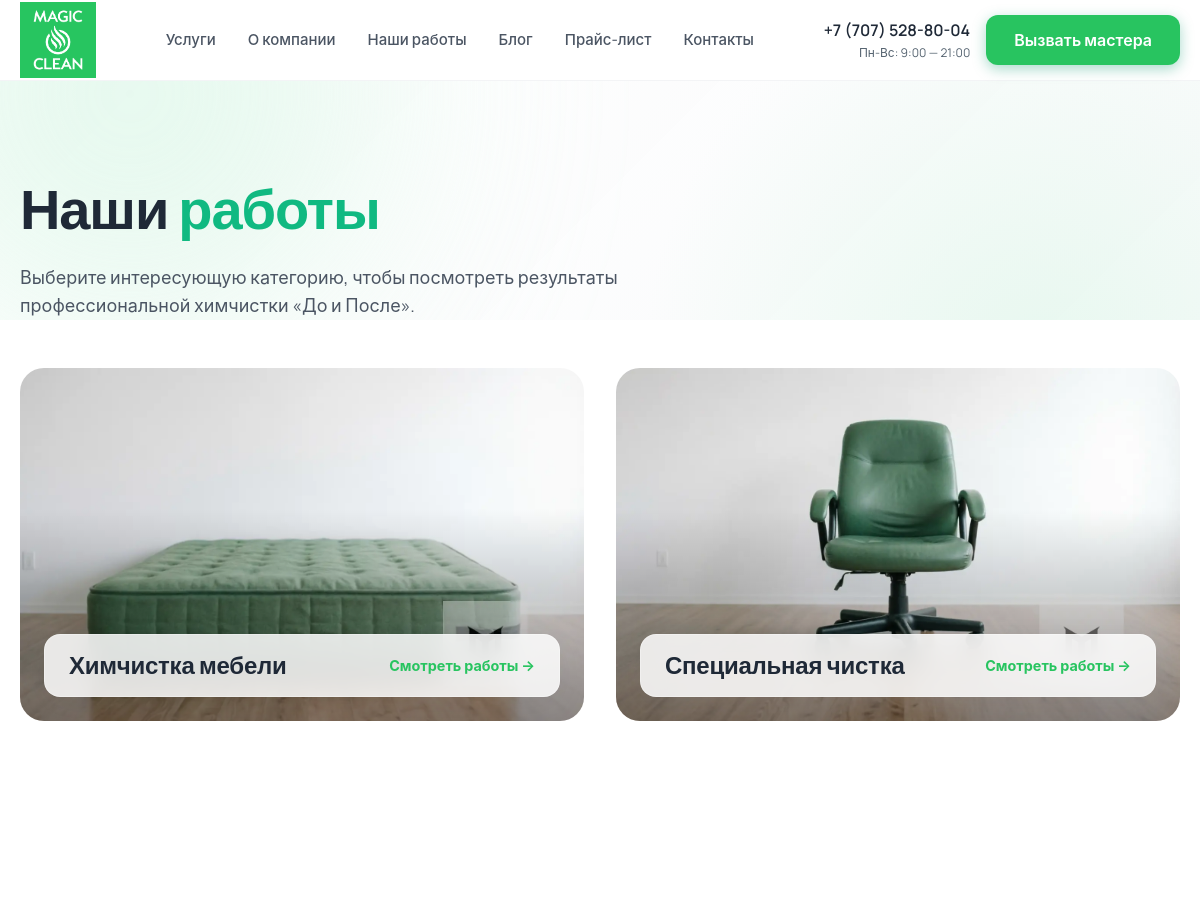
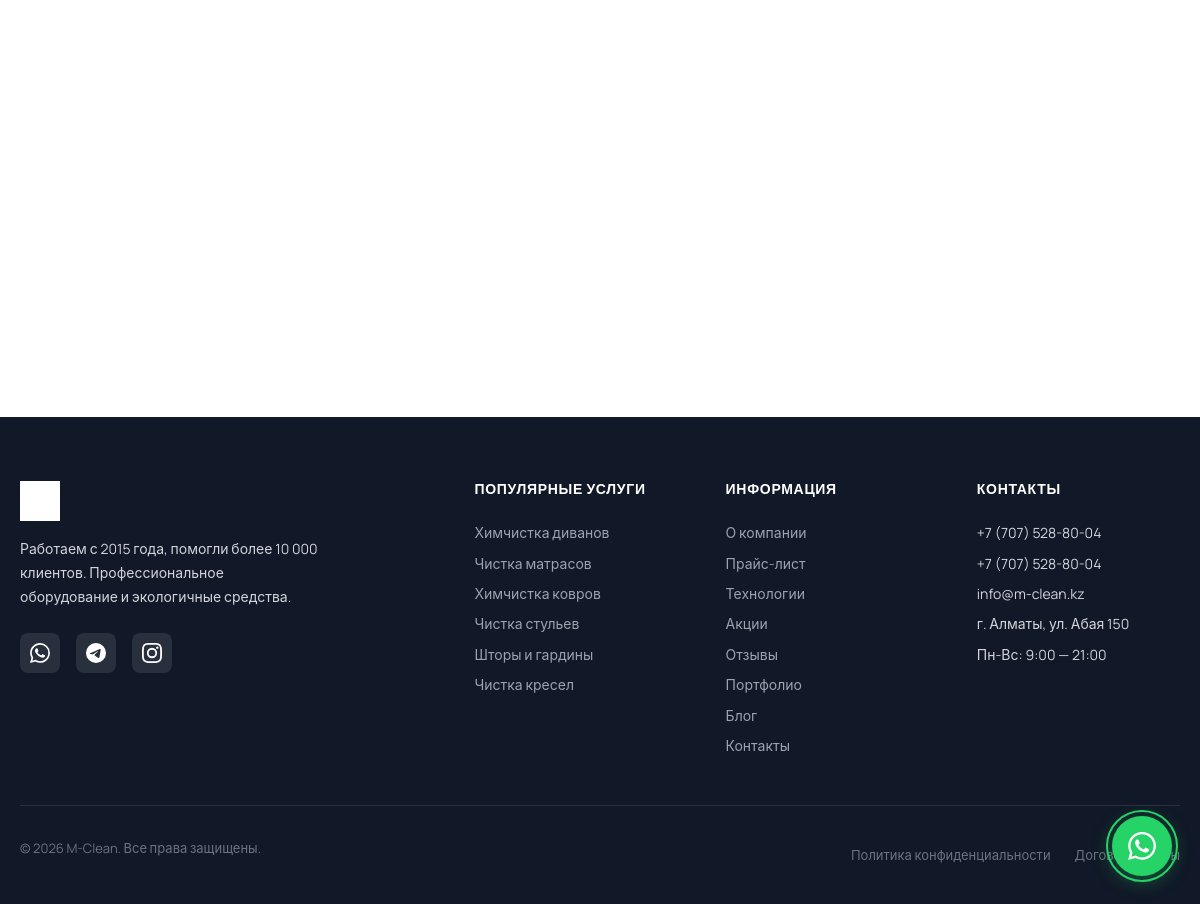
The page /portfolio/ on the database its author committed (2 pictures, top to bottom).
### core/models.py (models this page shows, shortened)
class SiteSettings(models.Model):
    logo = models.ImageField(
        "Логотип",
        upload_to="branding/",
        blank=True,
        help_text="Основной логотип (для хедера)"
    )
    logo_footer = models.ImageField(
        "Логотип для футера",
        upload_to="branding/",
        blank=True,
        help_text="Белый/светлый логотип для тёмного футера"
    )
    favicon = models.ImageField(
        "Favicon",
        upload_to="branding/",
        blank=True,
        help_text="Иконка сайта (PNG, 32x32)"
    )
    hero_image = models.ImageField(
        "Фото Hero (справа)",
        upload_to="branding/",
        blank=True,
        help_text="Главное фото справа на первом экране (рекомендуется 600x500)"
    )
    hero_title = models.TextField(
        "Заголовок Hero (H1)",
        blank=True,
        help_text="HTML-разрешён. Например: Профессиональная<br><span>химчистка мебели</span><br>в Алматы"
    )
    hero_subtitle = models.TextField(
        "Подзаголовок Hero",
        blank=True,
        help_text="Текст под заголовком. Например: Вернём вашей мебели первозданный вид за 2 часа."
    )
    company_name = models.CharField(
        "Название компании",
        max_length=100,
        default="M-Clean"
    )
    tagline = models.CharField(
        "Слоган",
        max_length=255,
        blank=True,
        help_text="Например: Профессиональная химчистка мебели в Алматы"
    )
    about_short = models.TextField(
        "Краткое описание",
        blank=True,
        help_text="2-3 предложения для блока 'О нас' на главной"
    )
    phone = models.CharField("Телефон", max_length=30)
    phone_secondary = models.CharField(
        "Доп. телефон",
        max_length=30,
        blank=True
    )
    email = models.EmailField("Email", blank=True)
    address = models.CharField(
        "Адрес",
        max_length=255,
        blank=True,
        help_text="Город, улица"
    )
    working_hours = models.CharField(
        "Часы работы",
        max_length=100,
        blank=True,
        default="Пн-Вс: 9:00 — 21:00"
    )
    min_order = models.DecimalField(
        "Минимальный заказ (₸)",
        max_digits=10,
        decimal_places=0,
        default=7000,
        help_text="Минимальная сумма заказа для выезда мастера"
    )
    whatsapp_phone = models.CharField("Номер WhatsApp", max_length=20, blank=True, help_text="Только цифры, например 77075288004")
    telegram = models.URLField("Telegram", blank=True)
    instagram = models.URLField("Instagram", blank=True)
    vk = models.URLField("VK", blank=True)
    rating_yandex = models.DecimalField("Рейтинг Яндекс", max_digits=2, decimal_places=1, default=5.0)
    rating_google = models.DecimalField("Рейтинг Google", max_digits=2, decimal_places=1, default=5.0)
    rating_2gis = models.DecimalField("Рейтинг 2ГИС", max_digits=2, decimal_places=1, default=5.0)
    url_reviews_yandex = models.URLField("Ссылка на отзывы Яндекс", blank=True)
    url_reviews_google = models.URLField("Ссылка на отзывы Google", blank=True)
    url_reviews_2gis = models.URLField("Ссылка на отзывы 2ГИС", blank=True)
    telegram_bot_token = models.CharField("Telegram Bot Token", max_length=100, blank=True)
    telegram_chat_id = models.CharField("Telegram Chat ID", max_length=50, blank=True)
    seo_title = models.CharField(
        "SEO Title Главной",
        max_length=255,
        blank=True,
        help_text="Например: Химчистка мебели в Алматы | M-Clean"
    )
    seo_description = models.TextField(
        "SEO Description",
        blank=True,
        help_text="Описание для поисковой выдачи (до 160 символов)"
    )
    watermark = models.ImageField(
        "Водяной знак",
        upload_to="settings/",
        blank=True,
        null=True,
        help_text="PNG с прозрачностью для наложения на фото портфолио"
    )
    video = EmbedVideoField(
        verbose_name="Видео (YouTube)",
        blank=True,
        null=True,
        help_text="Вставьте полную ссылку на YouTube видео"
    )
    class Meta:
        verbose_name = "Настройки сайта"
        verbose_name_plural = "Настройки сайта"

### services/models.py (models this page shows, shortened)
class Category(models.Model):
    name = models.CharField("Название", max_length=150)
    slug = models.SlugField("URL-адрес", max_length=150, unique=True)
    order = models.PositiveIntegerField("Порядок", default=0)
    is_active = models.BooleanField("Отображать?", default=True)
    class Meta:
        verbose_name = "Категория"
        verbose_name_plural = "Категории услуг"
        ordering = ['order', '-id']

### core/views.py (the view)
# urls.py: path('portfolio/', views.portfolio, name='portfolio'),
def portfolio(request):
    from services.models import Category
    settings = SiteSettings.objects.first()
    categories = Category.objects.filter(is_active=True).annotate(
        works_count=Count('work_cases', filter=Q(work_cases__is_active=True))
    ).filter(works_count__gt=0)
    for cat in categories:
        latest_work = cat.work_cases.filter(is_active=True).order_by('-id').first()
        cat.cover_image = latest_work.image_after if latest_work else None
    context = {
        'settings': settings,
        'categories': categories,
    }
    return render(request, 'core/portfolio.html', context)

### templates/core/portfolio.html (shortened to what this page needs)
{% extends 'base.html' %}
{% load static %}
{% block content %}
<section class="hero" style="min-height: auto; padding: var(--space-4xl) 0 0 0;">
    <div class="container">
        <div class="hero__content" style="text-align: left; margin: 0;">
            <h1 class="hero__title">
                Наши <span class="hero__title-accent">работы</span>
            </h1>
            <p class="hero__description" style="max-width: 600px;">
                Выберите интересующую категорию, чтобы посмотреть результаты профессиональной химчистки «До и После».
            </p>
        </div>
    </div>
</section>
<section class="section" id="portfolio-categories" style="padding-top: var(--space-2xl);">
    <div class="container">
        <div class="category-grid">
            {% for cat in categories %}
            <a href="{% url 'core:portfolio_category' cat.slug %}" class="category-card fade-in stagger-{{ forloop.counter }}">
                <div class="category-card__image-wrap">
                    {% if cat.cover_image %}
                    <img src="{{ cat.cover_image.url }}" alt="{{ cat.name }}" class="category-card__image" width="600" height="400" loading="lazy">
                    {% else %}
                    <img src="https://images.unsplash.com/photo-1555041469-a586c61ea9bc?w=600&h=400&fit=crop" alt="{{ cat.name }}" class="category-card__image" width="600" height="400" loading="lazy">
                    {% endif %}
                    <div class="category-card__overlay"></div>
                </div>
                <div class="category-card__content glass-card">
                    <h3 class="category-card__title">{{ cat.name }}</h3>
                    <span class="category-card__link">Смотреть работы →</span>
                </div>
            </a>
            {% endfor %}
        </div>
    </div>
</section>
<section class="section">
    <div class="container">
    </div>
</section>
{% endblock %}

### templates/base.html (shortened to what this page needs)
{% load static %}
<!DOCTYPE html>
<html lang="ru">
<head>
    <link rel="stylesheet" href="https://cdn.jsdelivr.net/npm/swiper@11/swiper-bundle.min.css"/>
    <link rel="preload" href="{% static 'css/style.css' %}" as="style" onload="this.rel='stylesheet'">
</head>
<body class="{% block body_class %}{% endblock %}" data-whatsapp-phone="{{ settings.whatsapp_phone|default:'77075288004' }}">
    <header class="header">
        <div class="container">
            <div class="header__inner">
                <a href="/" class="header__logo">
                    {% if settings.logo %}
                    <img src="{{ settings.logo.url }}" alt="M-Clean" class="header__logo-img" style="height: var(--header-height);">
                    {% else %}
                    M<span class="header__logo-accent">-Clean</span>
                    {% endif %}
                </a>
                <nav class="header__nav">
                    <div class="mega-menu-wrapper">
                        <div class="mobile-nav-group">
                            <a href="{% url 'services:services' %}" class="header__nav-link">Услуги</a>
                        </div>
                    </div>
                    <div class="mega-menu-wrapper">
                        <div class="mobile-nav-group">
                            <a href="{% url 'core:about' %}" class="header__nav-link">О компании</a>
                        </div>
                    </div>
                    <a href="{% url 'core:portfolio' %}" class="header__nav-link">Наши работы</a>
                    <a href="{% url 'blog:blog_list' %}" class="header__nav-link">Блог</a>
                    <a href="{% url 'core:prices' %}" class="header__nav-link">Прайс-лист</a>
                    <a href="{% url 'core:contacts' %}" class="header__nav-link">Контакты</a>
                </nav>
                <div class="header__actions">
                    {% if settings.phone %}
                    <div class="header__phone">
                        <a href="tel:{{ settings.phone }}" class="header__phone-number">{{ settings.phone }}</a>
                        <span class="header__phone-label">{{ settings.working_hours|default:'Пн-Вс: 9:00 — 21:00' }}</span>
                    </div>
                    {% endif %}
                    <button class="btn btn--primary" data-modal="modal-lead">Вызвать мастера</button>
                </div>
            </div>
        </div>
    </header>
    <main>
        {% block content %}{% endblock %}
    </main>
    <footer class="footer" id="contacts">
        <div class="container">
            <div class="footer__grid">
                <div class="footer__brand">
                    <div class="footer__logo">
                        {% if settings.logo_footer %}
                        <img src="{{ settings.logo_footer.url }}" alt="M-Clean" class="footer__logo-img" height="40">
                        {% elif settings.logo %}
                        <img src="{{ settings.logo.url }}" alt="M-Clean" class="footer__logo-img" height="40">
                        {% else %}
                        M<span class="footer__logo-accent">-Clean</span>
                        {% endif %}
                    </div>
                    <p class="footer__about">
                        {{ settings.about_short|default:'Профессиональная химчистка мебели в Алматы. Мы возвращаем вашей мебели первозданный вид с 2015 года.' }}
                    </p>
                    <div class="footer__socials">
                        {% if settings.whatsapp_phone %}
                        <a href="https://wa.me/{{ settings.whatsapp_phone }}" class="footer__social" aria-label="WhatsApp" target="_blank" rel="noopener">
                        </a>
                        {% endif %}
                        {% if settings.telegram %}
                        <a href="{{ settings.telegram }}" class="footer__social" aria-label="Telegram">
                        </a>
                        {% endif %}
                        {% if settings.instagram %}
                        <a href="{{ settings.instagram }}" class="footer__social" aria-label="Instagram">
                        </a>
                        {% endif %}
                    </div>
                </div>
                <div class="footer__column">
                    <h4 class="footer__column-title">Популярные услуги</h4>
                    <nav class="footer__links">
                        <a href="{% url 'core:prices' %}" class="footer__link">Химчистка диванов</a>
                        <a href="{% url 'core:prices' %}" class="footer__link">Чистка матрасов</a>
                        <a href="{% url 'core:prices' %}" class="footer__link">Химчистка ковров</a>
                        <a href="{% url 'core:prices' %}" class="footer__link">Чистка стульев</a>
                        <a href="{% url 'core:prices' %}" class="footer__link">Шторы и гардины</a>
                        <a href="{% url 'core:prices' %}" class="footer__link">Чистка кресел</a>
                    </nav>
                </div>
                <div class="footer__column">
                    <h4 class="footer__column-title">Информация</h4>
                    <nav class="footer__links">
                        <a href="{% url 'core:about' %}" class="footer__link">О компании</a>
                        <a href="{% url 'core:prices' %}" class="footer__link">Прайс-лист</a>
                        <a href="{% url 'core:technology' %}" class="footer__link">Технологии</a>
                        <a href="{% url 'core:discounts' %}" class="footer__link">Акции</a>
                        <a href="{% url 'core:reviews' %}" class="footer__link">Отзывы</a>
                        <a href="{% url 'core:portfolio' %}" class="footer__link">Портфолио</a>
                        <a href="{% url 'blog:blog_list' %}" class="footer__link">Блог</a>
                        <a href="{% url 'core:contacts' %}" class="footer__link">Контакты</a>
                    </nav>
                </div>
                <div class="footer__column">
                    <h4 class="footer__column-title">Контакты</h4>
                    {% if settings.phone %}
                    <div class="footer__contact">
                        <a href="tel:{{ settings.phone }}">{{ settings.phone }}</a>
                    </div>
                    {% endif %}
                    {% if settings.phone_secondary %}
                    <div class="footer__contact">
                        <a href="tel:{{ settings.phone_secondary }}">{{ settings.phone_secondary }}</a>
                    </div>
                    {% endif %}
                    {% if settings.email %}
                    <div class="footer__contact">
                        <a href="mailto:{{ settings.email }}">{{ settings.email }}</a>
                    </div>
                    {% endif %}
                    {% if settings.address %}
                    <div class="footer__contact">
                        {{ settings.address }}
                    </div>
                    {% endif %}
                    {% if settings.working_hours %}
                    <div class="footer__contact">
                        {{ settings.working_hours }}
                    </div>
                    {% endif %}
                </div>
            </div>
            <div class="footer__bottom">
                <p>&copy; 2026 M-Clean. Все права защищены.</p>
                <div class="footer__docs">
                    <a href="#">Политика конфиденциальности</a>
                    <a href="#">Договор оферты</a>
                </div>
            </div>
        </div>
    </footer>
    {% if settings.whatsapp_phone %}
    <a href="https://wa.me/{{ settings.whatsapp_phone }}" class="wa-fab" target="_blank" rel="noopener" aria-label="Написать в WhatsApp">
        <span class="wa-fab__pulse"></span>
    </a>
    {% endif %}
</body>
</html>

### rows shown on the page
SiteSettings: logo (picture), phone "+7 (707) 528-80-04", working_hours "Пн-Вс: 9:00 — 21:00", about_short "Работаем с 2015 года, помогли более 10 000 клиентов. Профессиональное оборудование и экологичные средства.", phone_secondary "+7 (707) 528-80-04", email "info@m-clean.kz", address "г. Алматы, ул. Абая 150"
Category: shows a picture, name "Химчистка мебели"
Category: shows a picture, name "Специальная чистка"
